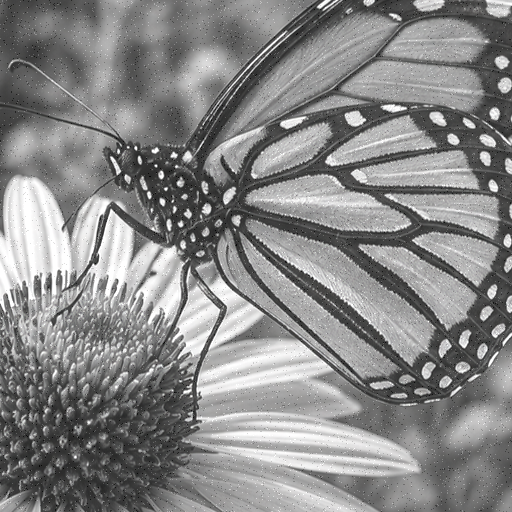
#> input picture Lab1/Part2/images/img3.png, 512 x 512 px; the run also reads 1 picture not shown here
$ python q3.py
#> lines starting #> are read from the running program, lines starting #| are printed output that depends on the picture
### Lab1/Part2/utils/convolution2D.py
import numpy as np
import cv2


def convolution2D(image :np.ndarray, kernel :np.ndarray):
    #Get Dimensions of the image and kernel
    img_h , img_w   = image.shape[0], image.shape[1]
    kernel_h , kernel_w = kernel.shape[0], kernel.shape[1]

    #Calculate the padding size
    pad_h = kernel_h //2
    pad_w = kernel_w //2

    #Pad the image with zeros using loop
    padded_image = np.zeros((img_h + 2 * pad_h, img_w + 2 * pad_w))
    for i in range(img_h):
        for j in range(img_w):
            padded_image[i + pad_h, j + pad_w] = image[i, j]

    #Create an empty output image
    output_image = np.zeros((img_h, img_w))

    #Perform convolution
    for i in range(img_h):
        for j in range(img_w):
            region = padded_image[i:i+kernel_h, j:j+kernel_w]
            output_image[i, j] = np.sum(region * kernel)

    return output_image

### Lab1/Part2/utils/filters.py
import numpy as np
from utils import convolution2D

def gaussianKernel(size: int , sigma: float)->np.ndarray:
    if size%2 ==0:
        raise ValueError("Size must be an odd integer.")
    #create a grid of (x,y) coordinates
    ax = np.arange(-size // 2 + 1., size // 2 + 1.)
    xx, yy = np.meshgrid(ax, ax)
    #calculate the Gaussian function
    kernel = np.exp(-(xx**2 + yy**2) / (2. * sigma**2))
    #normalize the kernel
    kernel = kernel / np.sum(kernel)
    return kernel

def gaussianFilter(image: np.ndarray, size: int, sigma: float) -> np.ndarray:
    kernel = gaussianKernel(size, sigma)
    filtered_image = convolution2D.convolution2D(image, kernel)
    return filtered_image


def weightedAverageFilter(image: np.ndarray, kernel: np.ndarray) -> np.ndarray:
    filtered_image = convolution2D.convolution2D(image, kernel)
    return filtered_image


def medianKernel(size: int) -> np.ndarray:
    if size % 2 == 0:
        raise ValueError("Size must be an odd integer.")
    kernel = np.ones((size, size), dtype=np.float32)
    return kernel

def medianFilter(image:np.ndarray , size:int)->np.ndarray:
    kernel = medianKernel(size)
    pad_size = size // 2
    padded_image = np.pad(image, pad_size, mode='constant', constant_values=0)
    filtered_image = np.zeros_like(image)

    for i in range(image.shape[0]):
        for j in range(image.shape[1]):
            region = padded_image[i:i+size, j:j+size]
            filtered_image[i, j] = np.median(region * kernel)
    return filtered_image


def boxKernel(size: int) -> np.ndarray:
    if size % 2 == 0:
        raise ValueError("Size must be an odd integer.")
    kernel = np.ones((size, size), dtype=np.float32) / (size * size)
    return kernel

def boxFilter(image: np.ndarray, size: int) -> np.ndarray:
    kernel = boxKernel(size)
    filtered_image = convolution2D.convolution2D(image, kernel)
    return filtered_image

### Lab1/Part2/q3.py
import cv2
import numpy as np
import pandas as pd
from pathlib import Path
from utils import filters

base_dir = Path(__file__).resolve().parent
images_dir = base_dir / "images"

imgns1 = cv2.imread(str(images_dir / "img3.png"), cv2.IMREAD_GRAYSCALE)
#> imgns1: shape (512, 512); min 3, max 255, mean 135.5
imgns2 = cv2.imread(str(images_dir / "img4.png"), cv2.IMREAD_GRAYSCALE)
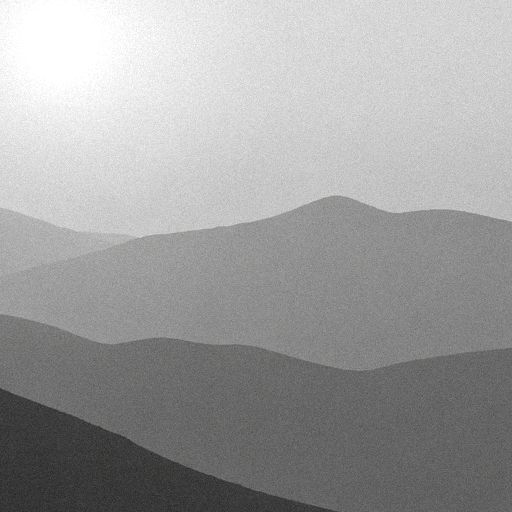
#> input picture Lab1/Part2/images/img4.png, 512 x 512 px
#> imgns2: shape (512, 512); min 35, max 255, mean 158.8

img1_clean = cv2.imread(str(images_dir / "img1.png"), cv2.IMREAD_GRAYSCALE)
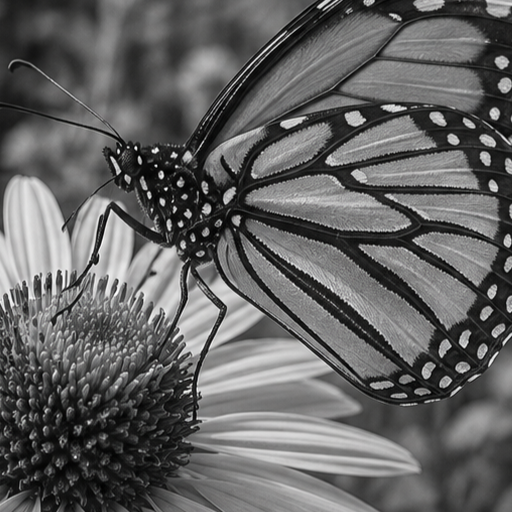
#> input picture Lab1/Part2/images/img1.png, 512 x 512 px
#> img1_clean: shape (512, 512); min 0, max 253, mean 97.9
img2_clean = cv2.imread(str(images_dir / "img2.png"), cv2.IMREAD_GRAYSCALE)
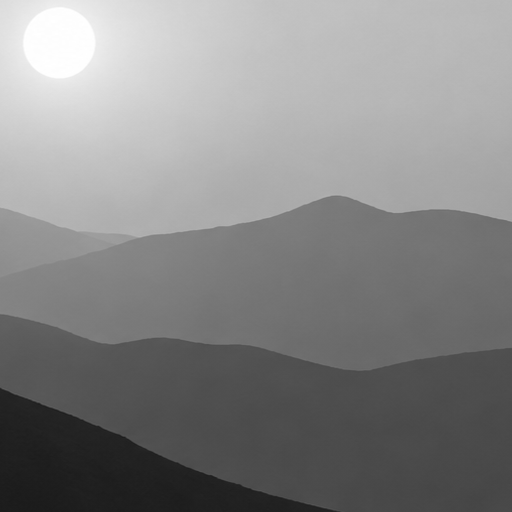
#> img2_clean: shape (512, 512); min 26, max 255, mean 133.9

kernel_weighted = np.array([[1,2,1],
                             [2,4,2],
                             [1,2,1]], dtype=np.float32) / 16

def mse(a, b):
    return np.mean((a.astype(np.float64) - b.astype(np.float64)) ** 2)

def psnr(a, b):
    m = mse(a, b)
    if m == 0:
        return float("inf")
    return 10 * np.log10(255 ** 2 / m)


filter_names = ["Box", "Weighted Avg", "Gaussian", "Median"]

filtered_ns1 = [
    filters.boxFilter(imgns1, 3),
    filters.weightedAverageFilter(imgns1, kernel_weighted),
    filters.gaussianFilter(imgns1, 3, 1),
    filters.medianFilter(imgns1, 3),
]
#> after the loop in convolution2D, `for i in range(img_h):`:
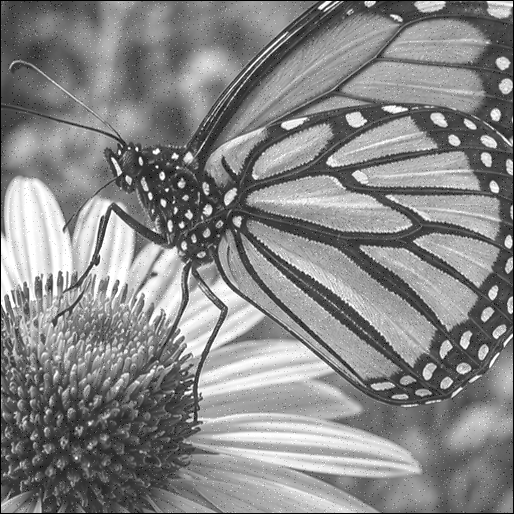
#> padded_image: shape (514, 514) float64; min 0, max 255, mean 134.5
#> after the loop in convolution2D, `for i in range(img_h):`:
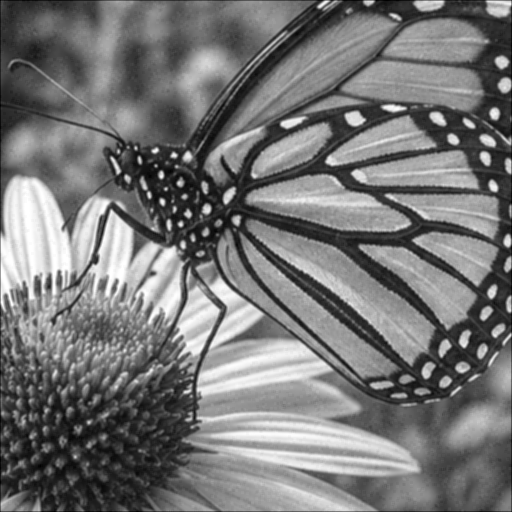
#> output_image: shape (512, 512) float64; min 31.22, max 255, mean 135.2; drawn with min black and max white
#> in gaussianKernel, `ax = np.arange(-size // 2 + 1., size // 2 + 1.)`: ax = [-1, 0, 1]
#> in medianKernel, `kernel = np.ones((size, size), dtype=np.float32)`: kernel = [[1, 1, 1], [1, 1, 1], [1, 1, 1]]

filtered_ns2 = [
    filters.boxFilter(imgns2, 3),
    filters.weightedAverageFilter(imgns2, kernel_weighted),
    filters.gaussianFilter(imgns2, 3, 1),
    filters.medianFilter(imgns2, 3),
]
#> after the loop in convolution2D (call 4), `for i in range(img_h):`:
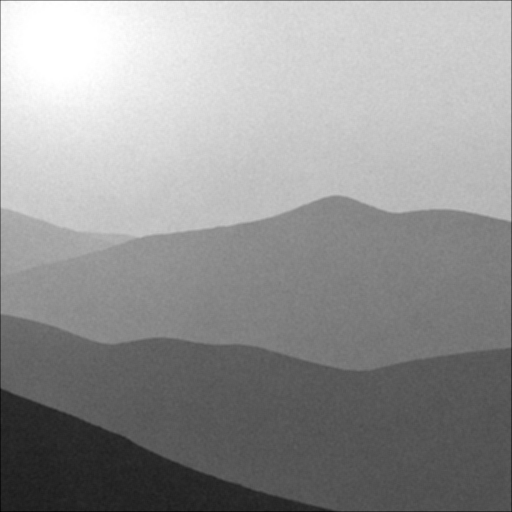
#> output_image: shape (512, 512) float64; min 22.11, max 255, mean 158.4; drawn with min black and max white

records = []

for name, f1, f2 in zip(filter_names, filtered_ns1, filtered_ns2):
    records.append({
        "Image":           "Salt & Pepper",
        "Filter":          name,
        "MSE":             round(mse(img1_clean, f1), 4),
        "PSNR (dB)":       round(psnr(img1_clean, f1), 4),
    })
    records.append({
        "Image":           "Gaussian Noise",
        "Filter":          name,
        "MSE":             round(mse(img2_clean, f2), 4),
        "PSNR (dB)":       round(psnr(img2_clean, f2), 4),
    })
#> this loop made 4 passes
#> name on passes 1 to 4: 'Box', 'Weighted Avg', 'Gaussian', 'Median'
#> after the loop, records = 8 items

df = pd.DataFrame(records)
#> df = table of 8 rows and 4 columns

df_snp = df[df["Image"] == "Salt & Pepper"].drop(columns="Image").sort_values("PSNR (dB)", ascending=False).reset_index(drop=True)
#> df_snp = table of 4 rows and 3 columns
df_gau = df[df["Image"] == "Gaussian Noise"].drop(columns="Image").sort_values("PSNR (dB)", ascending=False).reset_index(drop=True)
#> df_gau = table of 4 rows and 3 columns

print("===== Image 1: Salt & Pepper Noise =====")
print(df_snp.to_string(index=False))
#|       Filter       MSE  PSNR (dB)
#|       Median 1446.2750    16.5283
#| Weighted Avg 1488.8269    16.4024
#|     Gaussian 1498.4604    16.3744
#|          Box 1526.1231    16.2949

print("\n===== Image 2: Gaussian Noise =====")
print(df_gau.to_string(index=False))
#|       Filter      MSE  PSNR (dB)
#| Weighted Avg 634.4584    20.1068
#|     Gaussian 635.4829    20.0998
#|       Median 636.7398    20.0912
#|          Box 639.7788    20.0705

print(f"\nBest for Salt & Pepper : {df_snp.iloc[0]['Filter']}  -> PSNR={df_snp.iloc[0]['PSNR (dB)']} dB")
#| Best for Salt & Pepper : Median  -> PSNR=16.5283 dB
print(f"Best for Gaussian Noise: {df_gau.iloc[0]['Filter']}  -> PSNR={df_gau.iloc[0]['PSNR (dB)']} dB")
#| Best for Gaussian Noise: Weighted Avg  -> PSNR=20.1068 dB
